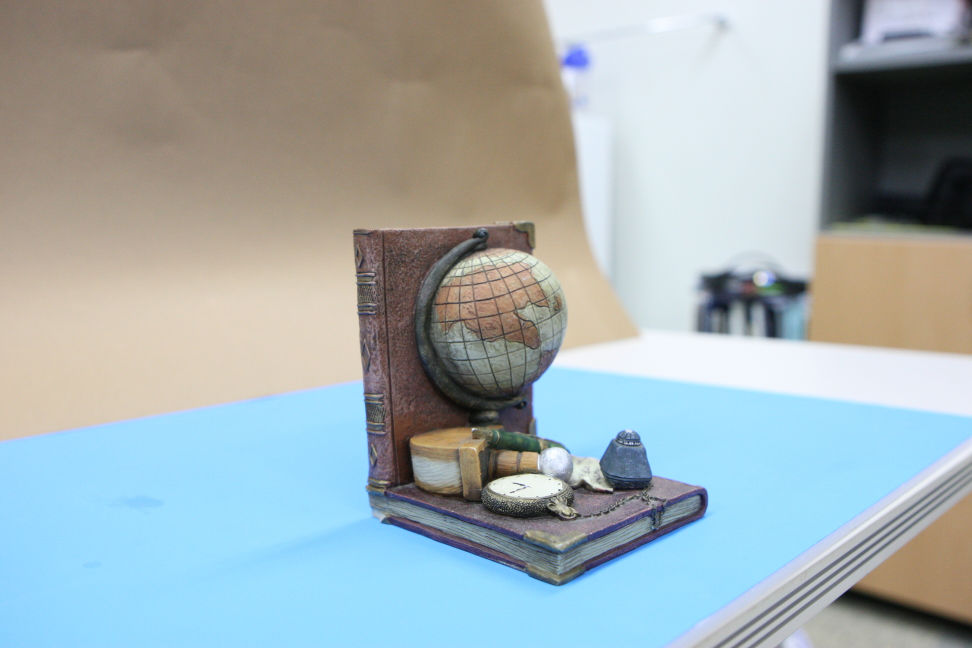
#> input picture images/0022.JPG, 1944 x 1296 px (shown at 1/2 size)
$ python two_view_sfm.py
#> lines starting #> are read from the running program, lines starting #| are printed output that depends on the picture
#Author: Suryansh, Kumar ETH

import cv2
import numpy as np

img_w, img_h = 1944//2, 1296//2

#read and display the two images
image_1 = cv2.imread('../images/0022.JPG')
#> image_1 is the input picture: shape (1296, 1944, 3); mean B, G, R 177.6, 174.9, 162.2
image_2 = cv2.imread('../images/0023.JPG')
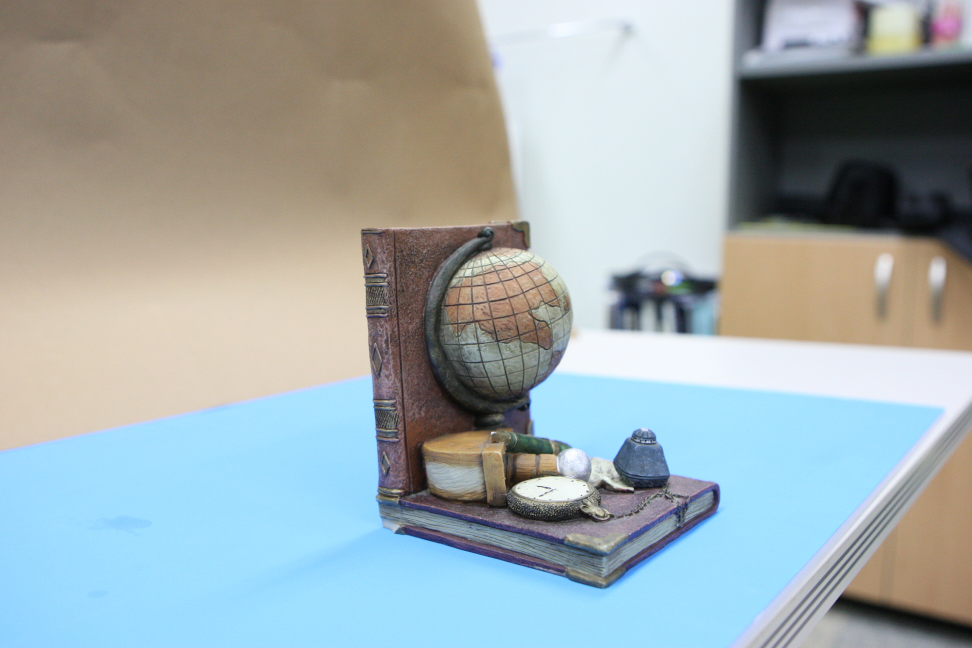
#> input picture images/0023.JPG, 1944 x 1296 px (shown at 1/2 size)
#> image_2 is the input picture: shape (1296, 1944, 3); mean B, G, R 173, 171.3, 159.5
ref_img = cv2.resize(image_1, (img_w, img_h))
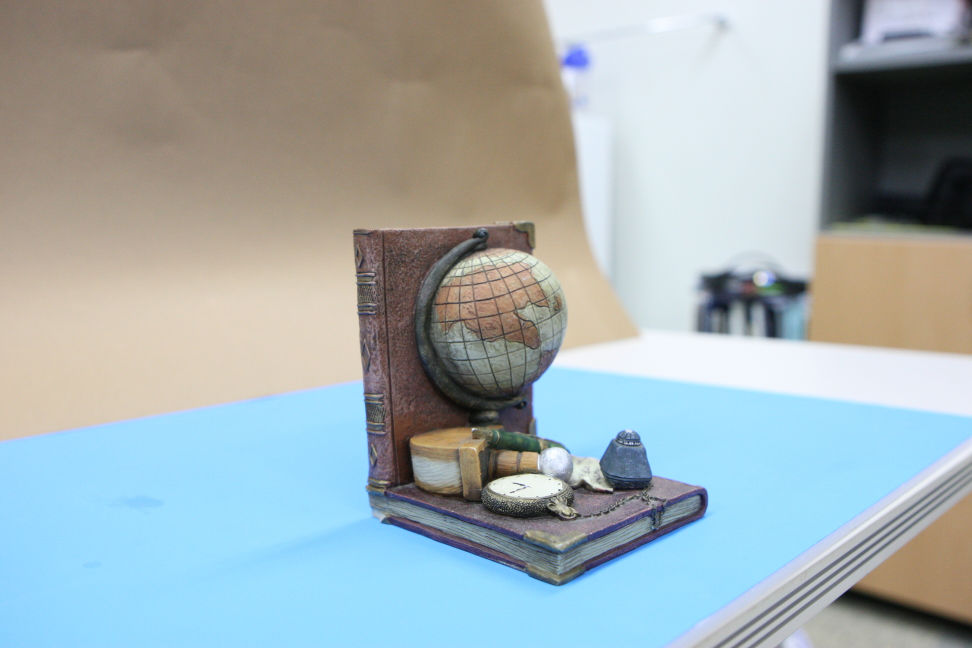
#> ref_img: shape (648, 972, 3); mean B, G, R 177.7, 175, 162.3
nex_img = cv2.resize(image_2, (img_w, img_h))
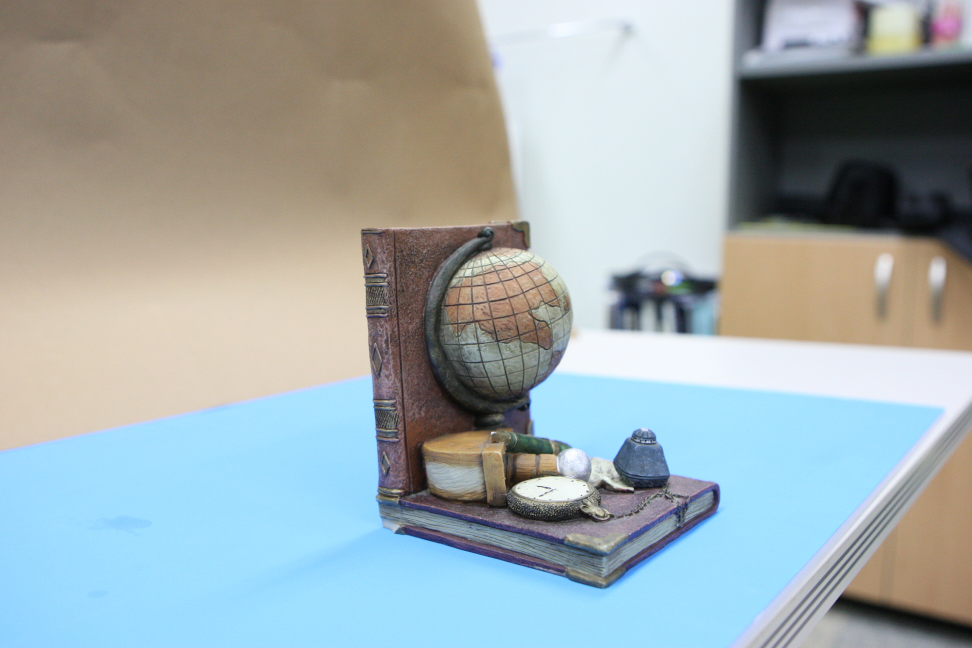
#> nex_img: shape (648, 972, 3); mean B, G, R 173.1, 171.4, 159.7

cv2.imshow('reference image', ref_img)
cv2.imshow('next image', nex_img)
cv2.waitKey(0)

#get the K matrix.
fx, fy = 1698.873755, 1698.8796645
cx, cy = 971.7497705, 647.7488275
K = np.array([[fx, 0, cx], [0, fy, cy], [0, 0, 1]])

# keypoint and correspondence match

# pose estimation

# 3D reconstruction
